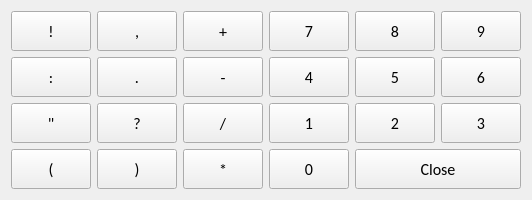
   <widget class="QWidget" name="gridLayoutWidget_3">
    <property name="geometry">
     <rect>
      <x>770</x>
      <y>0</y>
      <width>271</width>
      <height>181</height>
     </rect>
    </property>
    <property name="cursor">
     <cursorShape>ArrowCursor</cursorShape>
    </property>
    <layout class="QGridLayout" name="gridLayout_3">
     <item row="2" column="4">
      <widget class="QPushButton" name="pushButton_question">
       <property name="minimumSize">
        <size>
         <width>0</width>
         <height>40</height>
        </size>
       </property>
       <property name="font">
        <font>
         <family>Calibri</family>
         <pointsize>12</pointsize>
         <weight>50</weight>
         <bold>false</bold>
        </font>
       </property>
       <property name="cursor">
        <cursorShape>PointingHandCursor</cursorShape>
       </property>
       <property name="text">
        <string>?</string>
       </property>
      </widget>
     </item>
     <item row="0" column="5">
      <widget class="QPushButton" name="pushButton_plus">
       <property name="minimumSize">
        <size>
         <width>0</width>
         <height>40</height>
        </size>
       </property>
       <property name="font">
        <font>
         <family>Calibri</family>
         <pointsize>12</pointsize>
         <weight>50</weight>
         <bold>false</bold>
        </font>
       </property>
       <property name="cursor">
        <cursorShape>PointingHandCursor</cursorShape>
       </property>
       <property name="text">
        <string>+</string>
       </property>
      </widget>
     </item>
     <item row="3" column="3">
      <widget class="QPushButton" name="pushButton_bracket_open">
       <property name="minimumSize">
        <size>
         <width>0</width>
         <height>40</height>
        </size>
       </property>
       <property name="font">
        <font>
         <family>Calibri</family>
         <pointsize>12</pointsize>
         <weight>50</weight>
         <bold>false</bold>
        </font>
       </property>
       <property name="cursor">
        <cursorShape>PointingHandCursor</cursorShape>
       </property>
       <property name="text">
        <string>(</string>
       </property>
      </widget>
     </item>
     <item row="3" column="4">
      <widget class="QPushButton" name="pushButton_bracket_close">
       <property name="minimumSize">
        <size>
         <width>0</width>
         <height>40</height>
        </size>
       </property>
       <property name="font">
        <font>
         <family>Calibri</family>
         <pointsize>12</pointsize>
         <weight>50</weight>
         <bold>false</bold>
        </font>
       </property>
       <property name="cursor">
        <cursorShape>PointingHandCursor</cursorShape>
       </property>
       <property name="text">
        <string>)</string>
       </property>
      </widget>
     </item>
     <item row="0" column="3">
      <widget class="QPushButton" name="pushButton_exclamation">
       <property name="minimumSize">
        <size>
         <width>0</width>
         <height>40</height>
        </size>
       </property>
       <property name="font">
        <font>
         <family>Calibri</family>
         <pointsize>12</pointsize>
         <weight>50</weight>
         <bold>false</bold>
        </font>
       </property>
       <property name="cursor">
        <cursorShape>PointingHandCursor</cursorShape>
       </property>
       <property name="text">
        <string>!</string>
       </property>
      </widget>
     </item>
     <item row="3" column="5">
      <widget class="QPushButton" name="pushButton_star">
       <property name="minimumSize">
        <size>
         <width>0</width>
         <height>40</height>
        </size>
       </property>
       <property name="font">
        <font>
         <family>Calibri</family>
         <pointsize>12</pointsize>
         <weight>50</weight>
         <bold>false</bold>
        </font>
       </property>
       <property name="cursor">
        <cursorShape>PointingHandCursor</cursorShape>
       </property>
       <property name="text">
        <string>*</string>
       </property>
      </widget>
     </item>
     <item row="1" column="5">
      <widget class="QPushButton" name="pushButton_minus">
       <property name="minimumSize">
        <size>
         <width>0</width>
         <height>40</height>
        </size>
       </property>
       <property name="font">
        <font>
         <family>Calibri</family>
         <pointsize>12</pointsize>
         <weight>50</weight>
         <bold>false</bold>
        </font>
       </property>
       <property name="cursor">
        <cursorShape>PointingHandCursor</cursorShape>
       </property>
       <property name="text">
        <string>-</string>
       </property>
      </widget>
     </item>
     <item row="2" column="5">
      <widget class="QPushButton" name="pushButton_slash">
       <property name="minimumSize">
        <size>
         <width>0</width>
         <height>40</height>
        </size>
       </property>
       <property name="font">
        <font>
         <family>Calibri</family>
         <pointsize>12</pointsize>
         <weight>50</weight>
         <bold>false</bold>
        </font>
       </property>
       <property name="cursor">
        <cursorShape>PointingHandCursor</cursorShape>
       </property>
       <property name="text">
        <string>/</string>
       </property>
      </widget>
     </item>
     <item row="1" column="4">
      <widget class="QPushButton" name="pushButton_dot">
       <property name="minimumSize">
        <size>
         <width>0</width>
         <height>40</height>
        </size>
       </property>
       <property name="font">
        <font>
         <family>Calibri</family>
         <pointsize>12</pointsize>
         <weight>50</weight>
         <bold>false</bold>
        </font>
       </property>
       <property name="cursor">
        <cursorShape>PointingHandCursor</cursorShape>
       </property>
       <property name="text">
        <string>.</string>
       </property>
      </widget>
     </item>
     <item row="2" column="3">
      <widget class="QPushButton" name="pushButton_quotes">
       <property name="minimumSize">
        <size>
         <width>0</width>
         <height>40</height>
        </size>
       </property>
       <property name="font">
        <font>
         <family>Calibri</family>
         <pointsize>12</pointsize>
         <weight>50</weight>
         <bold>false</bold>
        </font>
       </property>
       <property name="cursor">
        <cursorShape>PointingHandCursor</cursorShape>
       </property>
       <property name="text">
        <string>&quot;</string>
       </property>
      </widget>
     </item>
     <item row="1" column="3">
      <widget class="QPushButton" name="pushButton_colon">
       <property name="minimumSize">
        <size>
         <width>0</width>
         <height>40</height>
        </size>
       </property>
       <property name="font">
        <font>
         <family>Calibri</family>
         <pointsize>12</pointsize>
         <weight>50</weight>
         <bold>false</bold>
        </font>
       </property>
       <property name="cursor">
        <cursorShape>PointingHandCursor</cursorShape>
       </property>
       <property name="text">
        <string>:</string>
       </property>
      </widget>
     </item>
     <item row="0" column="4">
      <widget class="QPushButton" name="pushButton_comma">
       <property name="minimumSize">
        <size>
         <width>0</width>
         <height>40</height>
        </size>
       </property>
       <property name="font">
        <font>
         <family>Calibri</family>
         <pointsize>12</pointsize>
         <weight>50</weight>
         <bold>false</bold>
        </font>
       </property>
       <property name="cursor">
        <cursorShape>PointingHandCursor</cursorShape>
       </property>
       <property name="text">
        <string>,</string>
       </property>
      </widget>
     </item>
     <item row="2" column="7">
      <widget class="QPushButton" name="pushButton_num2">
       <property name="minimumSize">
        <size>
         <width>0</width>
         <height>40</height>
        </size>
       </property>
       <property name="font">
        <font>
         <family>Calibri</family>
         <pointsize>12</pointsize>
         <weight>50</weight>
         <bold>false</bold>
        </font>
       </property>
       <property name="cursor">
        <cursorShape>PointingHandCursor</cursorShape>
       </property>
       <property name="text">
        <string>2</string>
       </property>
      </widget>
     </item>
     <item row="2" column="6">
      <widget class="QPushButton" name="pushButton_num1">
       <property name="minimumSize">
        <size>
         <width>0</width>
         <height>40</height>
        </size>
       </property>
       <property name="font">
        <font>
         <family>Calibri</family>
         <pointsize>12</pointsize>
         <weight>50</weight>
         <bold>false</bold>
        </font>
       </property>
       <property name="cursor">
        <cursorShape>PointingHandCursor</cursorShape>
       </property>
       <property name="text">
        <string>1</string>
       </property>
      </widget>
     </item>
     <item row="2" column="8">
      <widget class="QPushButton" name="pushButton_num3">
       <property name="minimumSize">
        <size>
         <width>0</width>
         <height>40</height>
        </size>
       </property>
       <property name="font">
        <font>
         <family>Calibri</family>
         <pointsize>12</pointsize>
         <weight>50</weight>
         <bold>false</bold>
        </font>
       </property>
       <property name="cursor">
        <cursorShape>PointingHandCursor</cursorShape>
       </property>
       <property name="text">
        <string>3</string>
       </property>
      </widget>
     </item>
     <item row="1" column="6">
      <widget class="QPushButton" name="pushButton_num4">
       <property name="minimumSize">
        <size>
         <width>0</width>
         <height>40</height>
        </size>
       </property>
       <property name="font">
        <font>
         <family>Calibri</family>
         <pointsize>12</pointsize>
         <weight>50</weight>
         <bold>false</bold>
        </font>
       </property>
       <property name="cursor">
        <cursorShape>PointingHandCursor</cursorShape>
       </property>
       <property name="text">
        <string>4</string>
       </property>
      </widget>
     </item>
     <item row="1" column="7">
      <widget class="QPushButton" name="pushButton_num5">
       <property name="minimumSize">
        <size>
         <width>0</width>
         <height>40</height>
        </size>
       </property>
       <property name="font">
        <font>
         <family>Calibri</family>
         <pointsize>12</pointsize>
         <weight>50</weight>
         <bold>false</bold>
        </font>
       </property>
       <property name="cursor">
        <cursorShape>PointingHandCursor</cursorShape>
       </property>
       <property name="text">
        <string>5</string>
       </property>
      </widget>
     </item>
     <item row="1" column="8">
      <widget class="QPushButton" name="pushButton_num6">
       <property name="minimumSize">
        <size>
         <width>0</width>
         <height>40</height>
        </size>
       </property>
       <property name="font">
        <font>
         <family>Calibri</family>
         <pointsize>12</pointsize>
         <weight>50</weight>
         <bold>false</bold>
        </font>
       </property>
       <property name="cursor">
        <cursorShape>PointingHandCursor</cursorShape>
       </property>
       <property name="text">
        <string>6</string>
       </property>
      </widget>
     </item>
     <item row="0" column="6">
      <widget class="QPushButton" name="pushButton_num7">
       <property name="minimumSize">
        <size>
         <width>0</width>
         <height>40</height>
        </size>
       </property>
       <property name="font">
        <font>
         <family>Calibri</family>
         <pointsize>12</pointsize>
         <weight>50</weight>
         <bold>false</bold>
        </font>
       </property>
       <property name="cursor">
        <cursorShape>PointingHandCursor</cursorShape>
       </property>
       <property name="text">
        <string>7</string>
       </property>
      </widget>
     </item>
     <item row="0" column="7">
      <widget class="QPushButton" name="pushButton_num8">
       <property name="minimumSize">
        <size>
         <width>0</width>
         <height>40</height>
        </size>
       </property>
       <property name="font">
        <font>
         <family>Calibri</family>
         <pointsize>12</pointsize>
         <weight>50</weight>
         <bold>false</bold>
        </font>
       </property>
       <property name="cursor">
        <cursorShape>PointingHandCursor</cursorShape>
       </property>
       <property name="text">
        <string>8</string>
       </property>
      </widget>
     </item>
     <item row="0" column="8">
      <widget class="QPushButton" name="pushButton_num9">
       <property name="minimumSize">
        <size>
         <width>0</width>
         <height>40</height>
        </size>
       </property>
       <property name="font">
        <font>
         <family>Calibri</family>
         <pointsize>12</pointsize>
         <weight>50</weight>
         <bold>false</bold>
        </font>
       </property>
       <property name="cursor">
        <cursorShape>PointingHandCursor</cursorShape>
       </property>
       <property name="text">
        <string>9</string>
       </property>
      </widget>
     </item>
     <item row="3" column="6">
      <widget class="QPushButton" name="pushButton_num0">
       <property name="minimumSize">
        <size>
         <width>0</width>
         <height>40</height>
        </size>
       </property>
       <property name="font">
        <font>
         <family>Calibri</family>
         <pointsize>12</pointsize>
         <weight>50</weight>
         <bold>false</bold>
        </font>
       </property>
       <property name="cursor">
        <cursorShape>PointingHandCursor</cursorShape>
       </property>
       <property name="text">
        <string>0</string>
       </property>
      </widget>
     </item>
     <item row="3" column="7" colspan="2">
      <widget class="QPushButton" name="pushButton_close">
       <property name="minimumSize">
        <size>
         <width>0</width>
         <height>40</height>
        </size>
       </property>
       <property name="font">
        <font>
         <family>Calibri</family>
         <pointsize>12</pointsize>
         <weight>50</weight>
         <bold>false</bold>
        </font>
       </property>
       <property name="cursor">
        <cursorShape>PointingHandCursor</cursorShape>
       </property>
       <property name="text">
        <string>Close</string>
       </property>
      </widget>
     </item>
    </layout>
   </widget>
